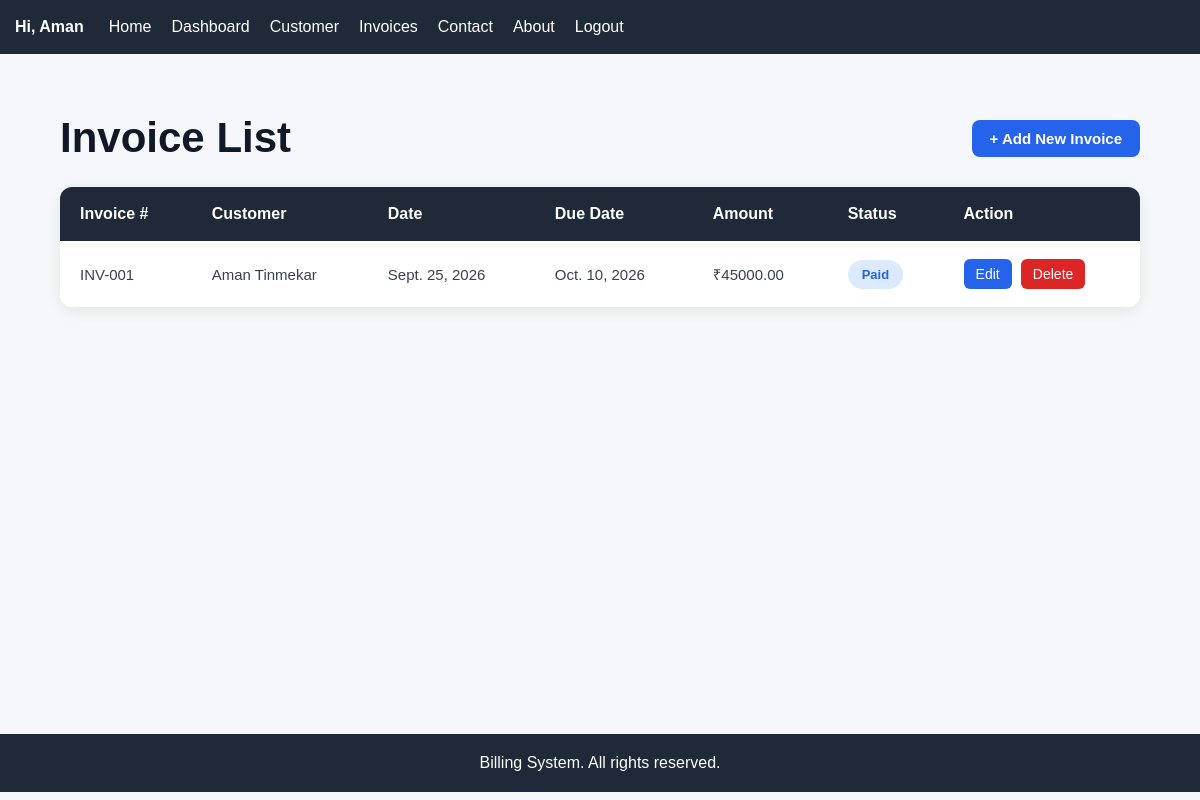
The page /invoices/ (signed in) on the database its author committed.
### accounts/models.py (models this page shows)
class CustomUser(AbstractUser):
    pass

### invoices/models.py (models this page shows, shortened)
class Invoice(models.Model):
    customer_name = models.CharField(max_length=100)
    customer_email = models.EmailField()
    customer_phone = models.CharField(max_length=15)
    invoice_number = models.CharField(max_length=20, unique=True)
    invoice_date = models.DateField(auto_now_add=True)
    due_date = models.DateField()
    amount = models.DecimalField(max_digits=10, decimal_places=2)
    tax_amount = models.DecimalField(max_digits=10, decimal_places=2, default=0)
    discount = models.DecimalField(max_digits=10, decimal_places=2, default=0)
    total_amount = models.DecimalField(max_digits=10, decimal_places=2)
    is_paid = models.BooleanField(default=False)
    payment_date = models.DateField(null=True, blank=True)
    payment_method = models.CharField(
        max_length=50,
        choices=[
            ("Cash", "Cash"),
            ("UPI", "UPI"),
            ("Card", "Card"),
            ("Bank Transfer", "Bank Transfer"),
        ],
        blank=True,
    )
    description = models.TextField(blank=True)
    created_at = models.DateTimeField(auto_now_add=True)
    updated_at = models.DateTimeField(auto_now=True)

### invoices/views.py (the view)
# urls.py: path("invoices/", views.invoices, name="invoices"),
@login_required(login_url="login")
def invoices(request):
    invoices = Invoice.objects.all()
    data = {"invoices": invoices}
    return render(request, "invoices.html", data)

### invoices/templates/invoices.html
{% extends "base.html" %} {% block content %}
<div class="invoice-container">
  <div class="invoice-header">
    <h1>Invoice List</h1>
    <a href="{% url 'add_invoice' %}" class="add-invoice-btn">
      + Add New Invoice
    </a>
  </div>
  <table class="invoice-table">
    <thead>
      <tr>
        <th>Invoice #</th>
        <th>Customer</th>
        <th>Date</th>
        <th>Due Date</th>
        <th>Amount</th>
        <th>Status</th>
        <th>Action</th>
      </tr>
    </thead>
    <tbody>
      {% if invoices %} {% for invoice in invoices %}
      <tr>
        <td>{{ invoice.invoice_number }}</td>
        <td>{{ invoice.customer_name }}</td>
        <td>{{ invoice.invoice_date }}</td>
        <td>{{ invoice.due_date }}</td>
        <td>₹{{ invoice.amount }}</td>
        <td>
          {% if invoice.is_paid %}
          <span class="status paid"> Paid </span>
          {% else %}
          <span class="status unpaid"> Unpaid </span>
          {% endif %}
        </td>
        <td class="action-buttons">
          <a href="{% url 'edit_invoice' invoice.id %}" class="edit-btn">
            Edit
          </a>
          <a href="{% url 'delete_invoice' invoice.id %}" class="delete-btn">
            Delete
          </a>
        </td>
      </tr>
      {% endfor %} {% else %}
      <tr>
        <td colspan="7" class="no-invoices">No invoices found.</td>
      </tr>
      {% endif %}
    </tbody>
  </table>
</div>
{% endblock %}

### invoices/templates/base.html (shortened to what this page needs)
{% load static %}
<!doctype html>
<html lang="en">
  <head>
    <link rel="stylesheet" href="{% static 'style.css' %}" />
  </head>
  <body>
    <nav>
      {% if user.is_authenticated %}
      <span class="navbar-username"> Hi, {{ user.username|capfirst }} </span>
      {% endif %}
      <a href="{% url 'home' %}">Home</a>
      <a href="{% url 'dashboard' %}">Dashboard</a>
      <a href="{% url 'customer' %}">Customer</a>
      <a href="{% url 'invoices' %}">Invoices</a>
      <a href="{% url 'contact' %}">Contact</a>
      <a href="{% url 'about' %}">About</a>
      {% if user.is_authenticated %}
      <form method="POST" action="{% url 'logout' %}" class="logout-form">
        <button type="submit" class="logout-btn">Logout</button>
      </form>
      {% else %}
      <a href="{% url 'login' %}">Login</a>
      <a href="{% url 'signup' %}">Signup</a>
      {% endif %}
    </nav>
    {% block content %} {% endblock %}
    <footer>Billing System. All rights reserved.</footer>
  </body>
</html>

### invoices/static/style.css (style rules this page uses)
* { margin: 0; padding: 0; box-sizing: border-box; font-family: Arial, sans-serif; }
body { background-color: #f5f7fa; color: #333; }
nav { background-color: #1f2937; padding: 18px 15px; display: flex; justify-content: flex-start; align-items: center; gap: 20px; }
nav a { color: white; text-decoration: none; font-size: 16px; }
.logout-form { display: inline-flex; align-items: center; margin: 0; padding: 0; }
.logout-btn { display: inline-block; background: none; border: none; color: white; font-family: Arial, sans-serif; font-size: 16px; font-weight: normal; text-decoration: none; padding: 0; margin: 0; cursor: pointer; }
.invoice-container { width: 90%; max-width: 1200px; margin: 60px auto; min-height: 70vh; }
.invoice-container h1 { font-size: 42px; text-align: center; color: #111827; margin-bottom: 40px; }
.invoice-table { width: 100%; background-color: white; border-collapse: collapse; border-radius: 12px; overflow: hidden; box-shadow: 0 4px 15px rgba(0, 0, 0, 0.08); }
.invoice-table thead { background-color: #1f2937; }
.invoice-table th { color: white; padding: 18px 20px; text-align: left; font-size: 16px; }
.invoice-table td { padding: 18px 20px; color: #374151; font-size: 15px; border-bottom: 1px solid #e5e7eb; }
.invoice-table tbody tr:last-child td { border-bottom: none; }
.status { display: inline-block; padding: 7px 14px; border-radius: 20px; background-color: #dbeafe; color: #2563eb; font-size: 13px; font-weight: bold; }
footer { background-color: #1f2937; color: white; text-align: center; padding: 20px; margin-top: 40px; }
.invoice-header { display: flex; justify-content: space-between; align-items: center; margin-bottom: 25px; }
.invoice-header h1 { margin: 0; }
.add-invoice-btn { display: inline-block; padding: 10px 18px; background-color: #2563eb; color: white; text-decoration: none; border-radius: 8px; font-size: 15px; font-weight: 600; }
.action-buttons { white-space: nowrap; }
.edit-btn { display: inline-block; padding: 7px 12px; background-color: #2563eb; color: white; text-decoration: none; border-radius: 6px; margin-right: 5px; font-size: 14px; }
.delete-btn { display: inline-block; padding: 7px 12px; background-color: #dc2626; color: white; text-decoration: none; border-radius: 6px; font-size: 14px; }
nav .logout-form { display: flex !important; align-items: center !important; margin: 0 !important; padding: 0 !important; border: 0 !important; }
nav .logout-btn { appearance: none !important; -webkit-appearance: none !important; display: inline !important; background: transparent !important; background-color: transparent !important; border: 0 !important; outline: none !important; color: white !important; padding: 0 !important; margin: 0 !important; font-family: Arial, sans-serif !important; font-size: 16px !important; font-weight: normal !important; line-height: normal !important; text-decoration: none !important; cursor: pointer !important; }
.navbar-username { color: white !important; font-size: 16px; font-weight: bold; margin-right: 5px; }

### rows shown on the page
CustomUser: username "Aman"
Invoice: invoice_number "INV-001", customer_name "Aman Tinmekar", invoice_date "Sept. 25, 2026", due_date "Oct. 10, 2026", amount "45000.00", is_paid "Paid"
